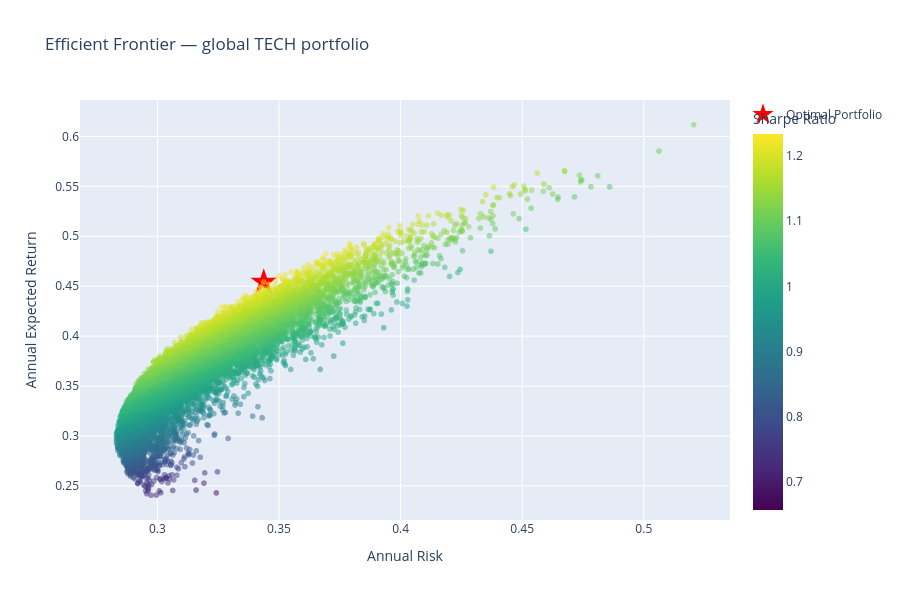

Write notebook code for a chart like this one.
### Code cell
results_df = pd.DataFrame({
    'Return': portfolio_returns,
    'Volatility': portfolio_volatility,
    'Sharpe': portfolio_sharpe
})

for i, stock in enumerate(stocks):
    results_df[stock] = portfolio_weights[:, i]

fig = px.scatter(
    results_df,
    x='Volatility',
    y='Return',
    color='Sharpe',
    color_continuous_scale='viridis',
    title=' Efficient Frontier — global TECH portfolioallocation_df = pd.DataFrame({
    'Stock': [stock_names.get(s, s) for s in stocks],
    'Weight': best_weights
})

fig2 = px.pie(
    allocation_df,
    values='Weight',
    names='Stock',
    title='💼 Optimal Portfolio Allocation — Moroccan Stocks',
    hole=0.4
)
fig2.show()',
    labels={
        'Volatility': 'Annual Risk',
        'Return': 'Annual Expected Return',
        'Sharpe': 'Sharpe Ratio'
    },
    opacity=0.5
)


fig.add_trace(go.Scatter(
    x=[best_volatility],
    y=[best_return],
    mode='markers',
    marker=dict(size=20, color='red', symbol='star'),
    name=' Optimal Portfolio'
))

fig.update_layout(height=600)
fig.show()

### Figure 1 — Plotly figure (JSON) as saved in the notebook; plotly's stock layout.template omitted (floating-point values rounded to 4 significant figures; data arrays with more than 128 entries replaced by an {"elided": "..."} marker saying what was removed)
{"data": [{"hovertemplate": "Annual Risk=%{x}<br>Annual Expected Return=%{y}<br>Sharpe Ratio=%{marker.color}<extra></extra>", "legendgroup": "", "marker": {"color": {"elided": "10000 float values"}, "coloraxis": "coloraxis", "opacity": 0.5, "symbol": "circle"}, "mode": "markers", "name": "", "showlegend": false, "type": "scattergl", "x": {"elided": "10000 float values"}, "xaxis": "x", "y": {"elided": "10000 float values"}, "yaxis": "y"}, {"marker": {"color": "red", "size": 20, "symbol": "star"}, "mode": "markers", "name": " Optimal Portfolio", "type": "scatter", "x": [0.3437], "y": [0.4541]}], "layout": {"coloraxis": {"colorbar": {"title": {"text": "Sharpe Ratio"}}, "colorscale": [[0, "#440154"], [0.1111, "#482878"], [0.2222, "#3e4989"], [0.3333, "#31688e"], [0.4444, "#26828e"], [0.5556, "#1f9e89"], [0.6667, "#35b779"], [0.7778, "#6ece58"], [0.8889, "#b5de2b"], [1, "#fde725"]]}, "height": 600, "legend": {"tracegroupgap": 0}, "title": {"text": " Efficient Frontier — global TECH portfolio"}, "xaxis": {"anchor": "y", "domain": [0, 1], "title": {"text": "Annual Risk"}}, "yaxis": {"anchor": "x", "domain": [0, 1], "title": {"text": "Annual Expected Return"}}}}
